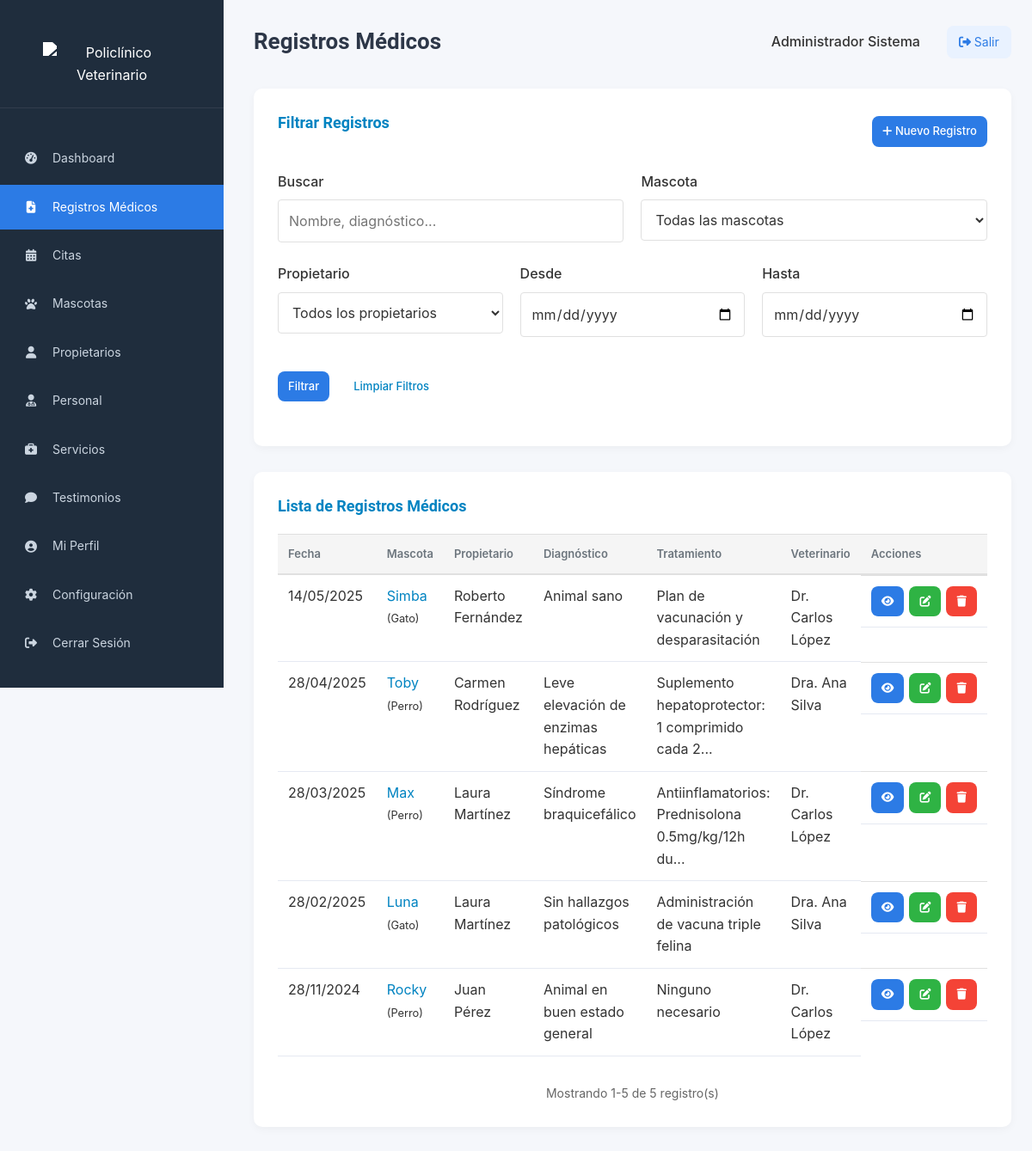
Page /admin/registros_medicos.php (signed in) on the committed database.
### tables this page shows
CREATE TABLE `registros_medicos` (
  `id` int(11) NOT NULL AUTO_INCREMENT,
  `mascota_id` int(11) NOT NULL,
  `veterinario_id` int(11) NOT NULL,
  `fecha` date NOT NULL,
  `tipo` enum('consulta','vacunacion','cirugia','analisis','tratamiento','otro') NOT NULL DEFAULT 'consulta',
  `motivo` text NOT NULL,
  `peso` decimal(5,2) DEFAULT NULL,
  `temperatura` decimal(3,1) DEFAULT NULL,
  `diagnostico` text DEFAULT NULL,
  `tratamiento` text DEFAULT NULL,
  `observaciones` text DEFAULT NULL,
  `proxima_visita` date DEFAULT NULL,
  `cita_id` int(11) DEFAULT NULL,
  `archivos` text DEFAULT NULL COMMENT 'URLs separadas por comas de archivos adjuntos',
  `fecha_creacion` datetime NOT NULL DEFAULT current_timestamp(),
  `fecha_actualizacion` datetime DEFAULT NULL ON UPDATE current_timestamp(),
  PRIMARY KEY (`id`),
  KEY `mascota_id` (`mascota_id`),
  KEY `veterinario_id` (`veterinario_id`),
  KEY `cita_id` (`cita_id`),
  CONSTRAINT `registros_medicos_ibfk_1` FOREIGN KEY (`mascota_id`) REFERENCES `mascotas` (`id`) ON DELETE CASCADE,
  CONSTRAINT `registros_medicos_ibfk_2` FOREIGN KEY (`veterinario_id`) REFERENCES `personal` (`id`),
  CONSTRAINT `registros_medicos_ibfk_3` FOREIGN KEY (`cita_id`) REFERENCES `citas` (`id`) ON DELETE SET NULL
);

CREATE TABLE `mascotas` (
  `id` int(11) NOT NULL AUTO_INCREMENT,
  `propietario_id` int(11) NOT NULL,
  `nombre` varchar(50) NOT NULL,
  `especie` varchar(50) NOT NULL,
  `raza` varchar(50) DEFAULT NULL,
  `sexo` enum('M','H') NOT NULL,
  `color` varchar(50) DEFAULT NULL,
  `fecha_nacimiento` date DEFAULT NULL,
  `peso` decimal(5,2) DEFAULT NULL,
  `esterilizado` tinyint(1) DEFAULT 0,
  `microchip` varchar(50) DEFAULT NULL,
  `foto` varchar(255) DEFAULT NULL,
  `notas` text DEFAULT NULL,
  `fecha_creacion` datetime NOT NULL DEFAULT current_timestamp(),
  `fecha_actualizacion` datetime DEFAULT NULL ON UPDATE current_timestamp(),
  PRIMARY KEY (`id`),
  KEY `propietario_id` (`propietario_id`),
  CONSTRAINT `mascotas_ibfk_1` FOREIGN KEY (`propietario_id`) REFERENCES `propietarios` (`id`) ON DELETE CASCADE
);

CREATE TABLE `propietarios` (
  `id` int(11) NOT NULL AUTO_INCREMENT,
  `nombre_completo` varchar(100) NOT NULL,
  `email` varchar(100) NOT NULL,
  `telefono` varchar(20) NOT NULL,
  `direccion` varchar(255) DEFAULT NULL,
  `ciudad` varchar(50) DEFAULT NULL,
  `fecha_nacimiento` date DEFAULT NULL,
  `documento` varchar(20) DEFAULT NULL,
  `notas` text DEFAULT NULL,
  `fecha_creacion` datetime NOT NULL DEFAULT current_timestamp(),
  `fecha_actualizacion` datetime DEFAULT NULL ON UPDATE current_timestamp(),
  PRIMARY KEY (`id`),
  UNIQUE KEY `email` (`email`)
);

CREATE TABLE `usuarios` (
  `id` int(11) NOT NULL AUTO_INCREMENT,
  `username` varchar(50) NOT NULL,
  `password` varchar(255) NOT NULL,
  `nombre_completo` varchar(100) NOT NULL,
  `email` varchar(100) NOT NULL,
  `rol` enum('admin','vet','assistant','receptionist') NOT NULL DEFAULT 'assistant',
  `activo` tinyint(1) NOT NULL DEFAULT 1,
  `fecha_creacion` datetime NOT NULL DEFAULT current_timestamp(),
  `fecha_actualizacion` datetime DEFAULT NULL ON UPDATE current_timestamp(),
  `ultimo_login` datetime DEFAULT NULL,
  PRIMARY KEY (`id`),
  UNIQUE KEY `username` (`username`),
  UNIQUE KEY `email` (`email`)
);

### includes/functions.php (called while the page is built, shortened)
<?php
function limpiarDato($dato) {
    $dato = trim($dato);
    $dato = stripslashes($dato);
    $dato = htmlspecialchars($dato, ENT_QUOTES, 'UTF-8');
    return $dato;
}
function formatearFecha($fecha, $con_hora = false) {
    $timestamp = strtotime($fecha);
    if ($con_hora) {
        return date('d/m/Y H:i', $timestamp);
    } else {
        return date('d/m/Y', $timestamp);
    }
}
function truncarTexto($texto, $longitud = 100, $sufijo = '...') {
    if (strlen($texto) <= $longitud) {
        return $texto;
    }
    return substr($texto, 0, $longitud - strlen($sufijo)) . $sufijo;
}

### includes/config.php (called while the page is built, shortened)
<?php
$config = [
    'site_name' => 'Policlínico Veterinario',
    'site_description' => 'Centro de atención veterinaria de la Universidad de la República',
    'site_email' => 'contacto@policlinicoveterinario.edu.uy',
    'site_phone' => '+(598) 98 230 818',
    'site_address' => 'Av. Juan Harriague 930, Salto, Uruguay',
     'site_url' => 'http://localhost/policlinico',
    'social_facebook' => 'https://www.facebook.com/policlinicoveterinario',
    'social_instagram' => 'https://www.instagram.com/policlinicoveterinario',
    'social_twitter' => 'https://twitter.com/policlinicoveterinario',
    'db_host' => 'localhost',
    'db_name' => 'policlinico_veterinario',
    'db_user' => 'root',
    'db_pass' => '',
    'db_charset' => 'utf8mb4',
    'mail_host' => 'marbarbozapintos@gmail.com',
    'mail_port' => 587,
    'mail_username' => 'marbarbozapintos',
    'mail_password' => 'password',
    'mail_encryption' => 'tls',
    'mail_from_name' => 'Policlínico Veterinario',
    'items_per_page' => 10,
    'max_file_size' => 5 * 1024 * 1024,
    'allowed_extensions' => ['jpg', 'jpeg', 'png', 'pdf', 'doc', 'docx'],
    'horario_inicio' => 8,
    'horario_fin' => 18,
    'duracion_cita' => 30,
    'dias_laborables' => [1, 2, 3, 4, 5],
    'debug_mode' => true,
];

### admin/registros_medicos.php (the view, shortened to what this page needs)
<?php
include '../includes/config.php';
include '../includes/functions.php';
$conn = conectarDB();
$busqueda = limpiarDato($_GET['busqueda'] ?? '');
$filtro_desde = limpiarDato($_GET['desde'] ?? '');
$filtro_hasta = limpiarDato($_GET['hasta'] ?? '');
$pagina_actual = isset($_GET['pagina']) ? (int)$_GET['pagina'] : 1;
$registros_por_pagina = $config['items_per_page'];
$sql_base = "SELECT rm.*,
              m.nombre as mascota_nombre,
              m.especie as mascota_especie,
              p.nombre_completo as propietario_nombre,
              u.nombre_completo as veterinario_nombre
            FROM registros_medicos rm
            INNER JOIN mascotas m ON rm.mascota_id = m.id
            INNER JOIN propietarios p ON m.propietario_id = p.id
            INNER JOIN personal pe ON rm.veterinario_id = pe.id
            INNER JOIN usuarios u ON pe.usuario_id = u.id
            WHERE 1=1";
$params = [];
$tipos = '';
$sql_count = "SELECT COUNT(*) as total FROM ($sql_base) as subquery";
if (!empty($params)) {
    $stmt = $conn->prepare($sql_count);
    $stmt->bind_param($tipos, ...$params);
    $stmt->execute();
    $resultado_total = $stmt->get_result();
} else {
    $resultado_total = $conn->query($sql_count);
}
$fila_total = $resultado_total->fetch_assoc();
$total_registros = $fila_total['total'];
$offset = ($pagina_actual - 1) * $registros_por_pagina;
$sql_base .= " ORDER BY rm.fecha DESC, rm.id DESC LIMIT ?, ?";
$params[] = $offset;
$params[] = $registros_por_pagina;
$tipos .= 'ii';
$stmt = $conn->prepare($sql_base);
if (!empty($params)) {
    $stmt->bind_param($tipos, ...$params);
}
$stmt->execute();
$resultado = $stmt->get_result();
$registros = [];
if ($resultado->num_rows > 0) {
    while ($registro = $resultado->fetch_assoc()) {
        $registros[] = $registro;
    }
}
?>
<!DOCTYPE html>
<html lang="es">
<head>
    <link rel="stylesheet" href="https://cdnjs.cloudflare.com/ajax/libs/font-awesome/6.4.0/css/all.min.css">
    <link rel="stylesheet" href="../css/normalize.css">
    <link rel="stylesheet" href="../css/styles.css">
    <link rel="stylesheet" href="../css/admin.css">
</head>
<body class="admin-body">
    <div class="admin-container">
        <?php include 'sidebar.php'; ?>
        <main class="admin-content">
            <div class="admin-header">
                <h1>Registros Médicos</h1>
                <div class="user-info">
                    <span><?php echo $_SESSION['user_fullname']; ?></span>
                    <a href="../logout.php" class="logout-btn">
                        <i class="fas fa-sign-out-alt"></i> Salir
                    </a>
                </div>
            </div>
            <div class="admin-card">
                <div class="card-header-with-actions">
                    <h2>Filtrar Registros</h2>
                    <a href="crear_registro_medico.php" class="btn btn-primary">
                        <i class="fas fa-plus"></i> Nuevo Registro
                    </a>
                </div>
                <form action="<?php echo $_SERVER['PHP_SELF']; ?>" method="GET" class="filter-form">
                    <div class="form-row">
                        <div class="form-group">
                            <label for="busqueda">Buscar</label>
                            <input type="text" id="busqueda" name="busqueda" value="<?php echo $busqueda; ?>" placeholder="Nombre, diagnóstico...">
                        </div>
                        <div class="form-group">
                            <label for="mascota_id">Mascota</label>
                            <select id="mascota_id" name="mascota_id">
                                <option value="">Todas las mascotas</option>
                            </select>
                        </div>
                    </div>
                    <div class="form-row">
                        <div class="form-group">
                            <label for="propietario_id">Propietario</label>
                            <select id="propietario_id" name="propietario_id">
                                <option value="">Todos los propietarios</option>
                            </select>
                        </div>
                        <div class="form-group">
                            <label for="desde">Desde</label>
                            <input type="date" id="desde" name="desde" value="<?php echo $filtro_desde; ?>">
                        </div>
                        <div class="form-group">
                            <label for="hasta">Hasta</label>
                            <input type="date" id="hasta" name="hasta" value="<?php echo $filtro_hasta; ?>">
                        </div>
                    </div>
                    <div class="filter-actions">
                        <button type="submit" class="btn btn-primary">Filtrar</button>
                        <a href="<?php echo $_SERVER['PHP_SELF']; ?>" class="btn btn-outline">Limpiar Filtros</a>
                    </div>
                </form>
            </div>
            <div class="admin-card">
                <h2>Lista de Registros Médicos</h2>
                <?php if (empty($registros)): ?>
                    <p class="empty-message">No se encontraron registros médicos con los criterios de búsqueda especificados.</p>
                <?php else: ?>
                    <div class="table-responsive">
                        <table class="data-table">
                            <thead>
                                <tr>
                                    <th>Fecha</th>
                                    <th>Mascota</th>
                                    <th>Propietario</th>
                                    <th>Diagnóstico</th>
                                    <th>Tratamiento</th>
                                    <th>Veterinario</th>
                                    <th>Acciones</th>
                                </tr>
                            </thead>
                            <tbody>
                                <?php foreach ($registros as $registro): ?>
                                    <tr>
                                        <td><?php echo formatearFecha($registro['fecha']); ?></td>
                                        <td>
                                            <a href="ver_mascota.php?id=<?php echo $registro['mascota_id']; ?>">
                                                <?php echo $registro['mascota_nombre']; ?>
                                            </a>
                                            <small>(<?php echo $registro['mascota_especie']; ?>)</small>
                                        </td>
                                        <td><?php echo $registro['propietario_nombre']; ?></td>
                                        <td><?php echo truncarTexto($registro['diagnostico'], 50); ?></td>
                                        <td><?php echo truncarTexto($registro['tratamiento'], 50); ?></td>
                                        <td><?php echo $registro['veterinario_nombre']; ?></td>
                                        <td class="action-buttons">
                                            <a href="ver_registro_medico.php?id=<?php echo $registro['id']; ?>" class="btn btn-view btn-sm" title="Ver Detalles">
                                                <i class="fas fa-eye"></i>
                                            </a>
                                            <a href="editar_registro_medico.php?id=<?php echo $registro['id']; ?>" class="btn btn-edit btn-sm" title="Editar">
                                                <i class="fas fa-edit"></i>
                                            </a>
                                            <?php if ($_SESSION['user_role'] === 'admin'): ?>
                                                <a href="eliminar_registro_medico.php?id=<?php echo $registro['id']; ?>" class="btn btn-delete btn-sm delete-confirm" title="Eliminar">
                                                    <i class="fas fa-trash"></i>
                                                </a>
                                            <?php endif; ?>
                                        </td>
                                    </tr>
                                <?php endforeach; ?>
                            </tbody>
                        </table>
                    </div>
                    <div class="pagination-info">
                        Mostrando <?php echo ($total_registros > 0) ? ($offset + 1) : 0; ?>-<?php echo min($offset + $registros_por_pagina, $total_registros); ?> de <?php echo $total_registros; ?> registro(s)
                    </div>
                <?php endif; ?>
            </div>
        </main>
    </div>
</body>
</html>

### css/admin.css (style rules this page uses)
:root { --vet-blue: #2c7be5; --vet-blue-light: #e9f2ff; --vet-green: #2fb344; --vet-green-light: #e8f7ec; --vet-orange: #f59f00; --sidebar: #1f2d3d; --sidebar-hover: #2c3e50; --bg: #f5f7fb; --card: #ffffff; --text: #2d3748; --text-light: #6c757d; --border: #e5e9f2; --radius: 10px; }
.admin-body { background: var(--bg); font-family: "Inter", "Poppins", sans-serif; }
.admin-container { display: grid; grid-template-columns: 1fr; gap: 20px; min-height: 100vh; }
.admin-content { margin-left: 260px; padding: 30px 35px; }
.admin-header { display: flex; justify-content: space-between; align-items: center; margin-bottom: 35px; }
.admin-header h1 { font-size: 26px; font-weight: 600; color: var(--text); }
.user-info { display: flex; align-items: center; gap: 15px; }
.logout-btn { background: var(--vet-blue-light); color: var(--vet-blue); padding: 8px 14px; border-radius: 8px; font-size: 14px; }
.admin-card { background: var(--card); border-radius: var(--radius); padding: 28px; margin-bottom: 30px; width: 100%; min-width: 0; display: block; box-shadow: 0 3px 10px rgba(0, 0, 0, 0.04); }
.admin-card h2 { font-size: 18px; margin-bottom: 20px; }
.table-responsive { overflow-x: auto; }
.data-table { width: 100%; border-collapse: collapse; }
.data-table th { background: var(--bg); text-align: left; font-size: 13px; padding: 12px; border-bottom: 1px solid var(--border); color: var(--text-light); }
.data-table td { padding: 12px; border-bottom: 1px solid var(--border); }
.btn { border: none; border-radius: 8px; padding: 8px 12px; font-size: 13px; cursor: pointer; }
.btn-primary { background: var(--vet-blue); color: white; }
.btn-view { background: var(--vet-blue); color: white; }
.btn-edit { background: var(--vet-green); color: white; }
.action-buttons { display: flex; gap: 6px; }

### rows in the picture
registros_medicos: fecha "14/05/2025", mascota.nombre "Simba", mascota.especie "Gato", propietarios.nombre_completo "Roberto Fernández", diagnostico "Animal sano", tratamiento "Plan de vacunación y desparasitación", usuarios.nombre_completo "Dr. Carlos López"
registros_medicos: fecha "28/04/2025", mascota.nombre "Toby", mascota.especie "Perro", propietarios.nombre_completo "Carmen Rodríguez", diagnostico "Leve elevación de enzimas hepáticas", tratamiento "Suplemento hepatoprotector: 1 comprimido cada 2...", usuarios.nombre_completo "Dra. Ana Silva"
registros_medicos: fecha "28/03/2025", mascota.nombre "Max", mascota.especie "Perro", propietarios.nombre_completo "Laura Martínez", diagnostico "Síndrome braquicefálico", tratamiento "Antiinflamatorios: Prednisolona 0.5mg/kg/12h du...", usuarios.nombre_completo "Dr. Carlos López"
registros_medicos: fecha "28/02/2025", mascota.nombre "Luna", mascota.especie "Gato", propietarios.nombre_completo "Laura Martínez", diagnostico "Sin hallazgos patológicos", tratamiento "Administración de vacuna triple felina", usuarios.nombre_completo "Dra. Ana Silva"
registros_medicos: fecha "28/11/2024", mascota.nombre "Rocky", mascota.especie "Perro", propietarios.nombre_completo "Juan Pérez", diagnostico "Animal en buen estado general", tratamiento "Ninguno necesario", usuarios.nombre_completo "Dr. Carlos López"

### other values in the picture
$_SESSION['user_fullname'] "Administrador Sistema"
$offset + 1 "1"
min($offset + $registros_por_pagina, $total_registros) "5"
$total_registros "5"
